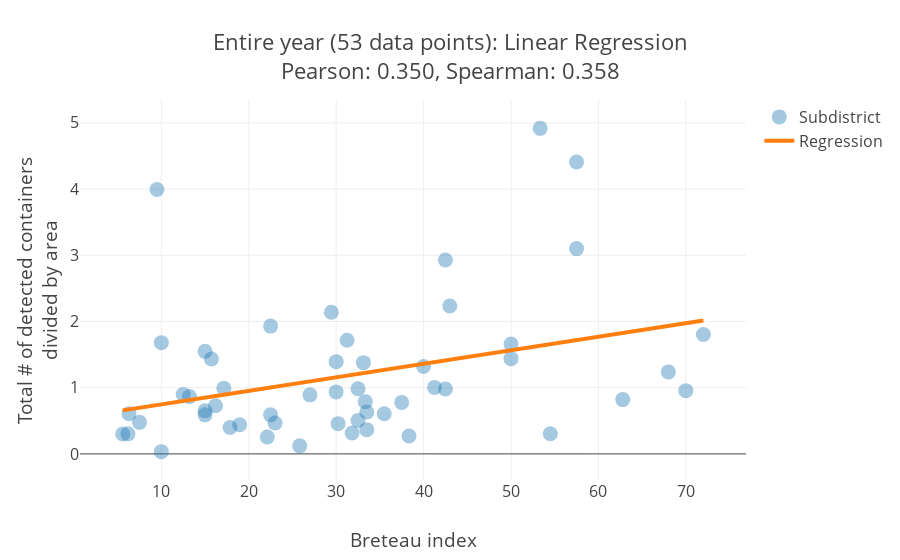

Notebook source saved alongside this figure:
### Code cell
x_train, y_train = [], [] 
xs, ys = [], []

column = 'total'

mean_det, std_det = df_detect[column].mean(), df_detect[column].std()

subdist_list = df_survey['subdist'].unique()
for subdist in subdist_list:
    detect = round(df_detect.loc[df_detect['subdist'] == subdist][column].mean(),2)
    area = round(df_area.loc[df_area['subdist'] == subdist]['area'].mean(),2)
    
    population = round(df_population.loc[df_population['subdist'] == subdist]['population'].mean(),2)
    n_villages = round(df_population.loc[df_population['subdist'] == subdist]['n_villages'].mean(),2)
    
    survey = round(df_filtered.loc[(df_filtered['subdist'] == subdist) 
#                                    & (df_filtered.index.month.isin([6,7,8,9,10,11]))
                                  ]['bi'].mean(), 2)

    if np.isnan(detect) or np.isnan(survey): continue
    if detect > mean_det+1*std_det or detect < mean_det-1*std_det: continue
    
    xs.append(survey)
    ys.append((detect)/(area))
    
    x = df_detect.loc[df_detect['subdist'] == subdist].copy()
#     x = x[['bin','bowl','bucket','cup','jar','pottedplant','tire','vase']].copy()
#     x = x[['bin','bowl','bucket', 'jar','pottedplant','tire']].copy()

    x = x[['bucket','jar','pottedplant']].copy()

   
    month = df_detect.loc[df_detect['subdist'] == subdist].index.month[0]
    
    y_dengue_season = 1 if month in [6,7,8,9,10] else 0
    n_dengue_season = 0 if month in [6,7,8,9,10] else 1

    features = list(np.squeeze(x.values)/area) + [month]
#     features = list(np.squeeze(x.values))
#     features = np.array(detect/area)
    
    x_train.append(np.array(features))
    y_train.append(survey)
    

X = np.array(x_train)
y = np.array(y_train)
print('X_train.shape:', X.shape)

print('\nR-squared:', metrics.r2_score(xs, ys))
print('Person:', pearsonr(xs, ys))
print(spearmanr(xs, ys),'\n')

trace = go.Scatter(
    x = xs, y = ys, mode = 'markers', name='Subdistrict',
    marker = dict(size = 15, opacity = 0.4)
)

xs = np.array(xs)
ys = np.array(ys)

regr = linear_model.LinearRegression()
regr.fit(xs.reshape(-1, 1), ys.reshape(-1, 1))

ys_pred = regr.predict(xs.reshape(-1, 1))
trace_2 = go.Scatter(
    x = xs, y = np.squeeze(ys_pred), mode = 'lines', line = dict(width = 4), name='Regression'
)

layout = dict(
    title = 'Entire year (53 data points): Linear Regression<br>' \
            'Pearson: 0.350, Spearman: 0.358',
    width=650, 
    xaxis = dict(title = 'Breteau index'),
    yaxis = dict(title = 'Total # of detected containers<br>divided by area'),
    font=dict(size=16)
)
iplot(go.Figure(data=[trace,trace_2], layout=layout))

### Figure 1 — Plotly figure (JSON) as saved in the notebook; plotly's stock layout.template omitted (floating-point values rounded to 4 significant figures)
{"data": [{"marker": {"opacity": 0.4, "size": 15}, "mode": "markers", "name": "Subdistrict", "type": "scatter", "uid": "66172e", "x": [15.73, 10, 30.22, 27, 15, 33.5, 9.5, 22.12, 33.5, 35.5, 38.33, 72, 41.25, 15, 13.21, 5.58, 6.3, 6.18, 17.15, 31.82, 29.45, 23.01, 15, 7.5, 31.25, 32.5, 42.5, 17.86, 57.5, 57.5, 12.5, 54.5, 33.12, 68, 18.96, 70, 33.33, 32.5, 16.2, 50, 30, 10, 30, 53.33, 37.5, 62.78, 40, 43, 25.83, 50, 42.5, 22.5, 22.5], "y": [1.433, 1.68, 0.4568, 0.8919, 0.6503, 0.6333, 3.993, 0.2545, 0.3664, 0.6073, 0.2697, 1.804, 1.004, 1.549, 0.8653, 0.3005, 0.6071, 0.3028, 0.9915, 0.3155, 2.14, 0.4657, 0.5896, 0.4765, 1.717, 0.9834, 0.9799, 0.3997, 4.409, 3.101, 0.8975, 0.3048, 1.379, 1.239, 0.4413, 0.9553, 0.7889, 0.5038, 0.7272, 1.438, 1.393, 0.03431, 0.9364, 4.917, 0.7775, 0.8199, 1.32, 2.233, 0.1214, 1.659, 2.929, 0.59, 1.931]}, {"line": {"width": 4}, "mode": "lines", "name": "Regression", "type": "scatter", "uid": "ef9847", "x": [15.73, 10, 30.22, 27, 15, 33.5, 9.5, 22.12, 33.5, 35.5, 38.33, 72, 41.25, 15, 13.21, 5.58, 6.3, 6.18, 17.15, 31.82, 29.45, 23.01, 15, 7.5, 31.25, 32.5, 42.5, 17.86, 57.5, 57.5, 12.5, 54.5, 33.12, 68, 18.96, 70, 33.33, 32.5, 16.2, 50, 30, 10, 30, 53.33, 37.5, 62.78, 40, 43, 25.83, 50, 42.5, 22.5, 22.5], "y": [0.865, 0.7479, 1.161, 1.095, 0.8501, 1.228, 0.7377, 0.9956, 1.228, 1.269, 1.327, 2.015, 1.387, 0.8501, 0.8135, 0.6575, 0.6722, 0.6698, 0.894, 1.194, 1.145, 1.014, 0.8501, 0.6968, 1.182, 1.208, 1.412, 0.9085, 1.719, 1.719, 0.799, 1.658, 1.22, 1.933, 0.931, 1.974, 1.225, 1.208, 0.8746, 1.566, 1.157, 0.7479, 1.157, 1.634, 1.31, 1.827, 1.361, 1.422, 1.071, 1.566, 1.412, 1.003, 1.003]}], "layout": {"autosize": true, "font": {"size": 16}, "title": "Entire year (53 data points): Linear Regression<br>Pearson: 0.350, Spearman: 0.358", "xaxis": {"autorange": true, "range": [0.2011, 77.38], "title": "Breteau index", "type": "linear"}, "yaxis": {"autorange": true, "range": [-0.4517, 5.403], "title": "Total # of detected containers<br>divided by area", "type": "linear"}}}
